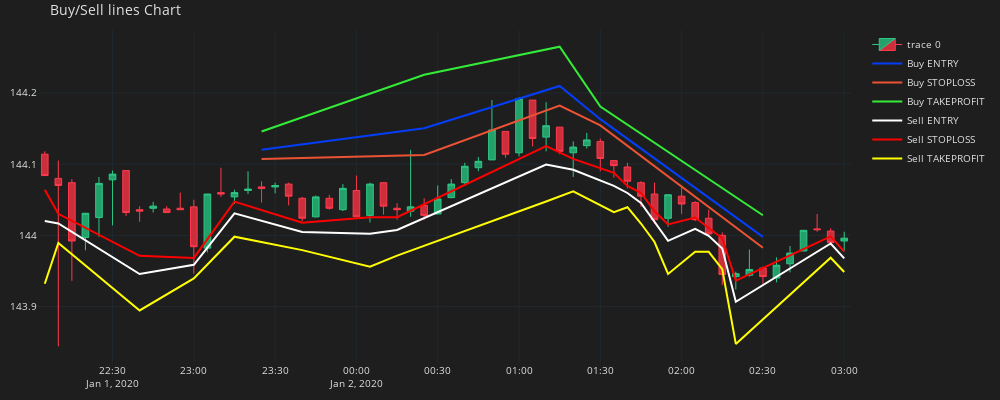

The code cell stored with this chart in its notebook:
### Code cell
plot_candles_mode(df_plot, "lines")
